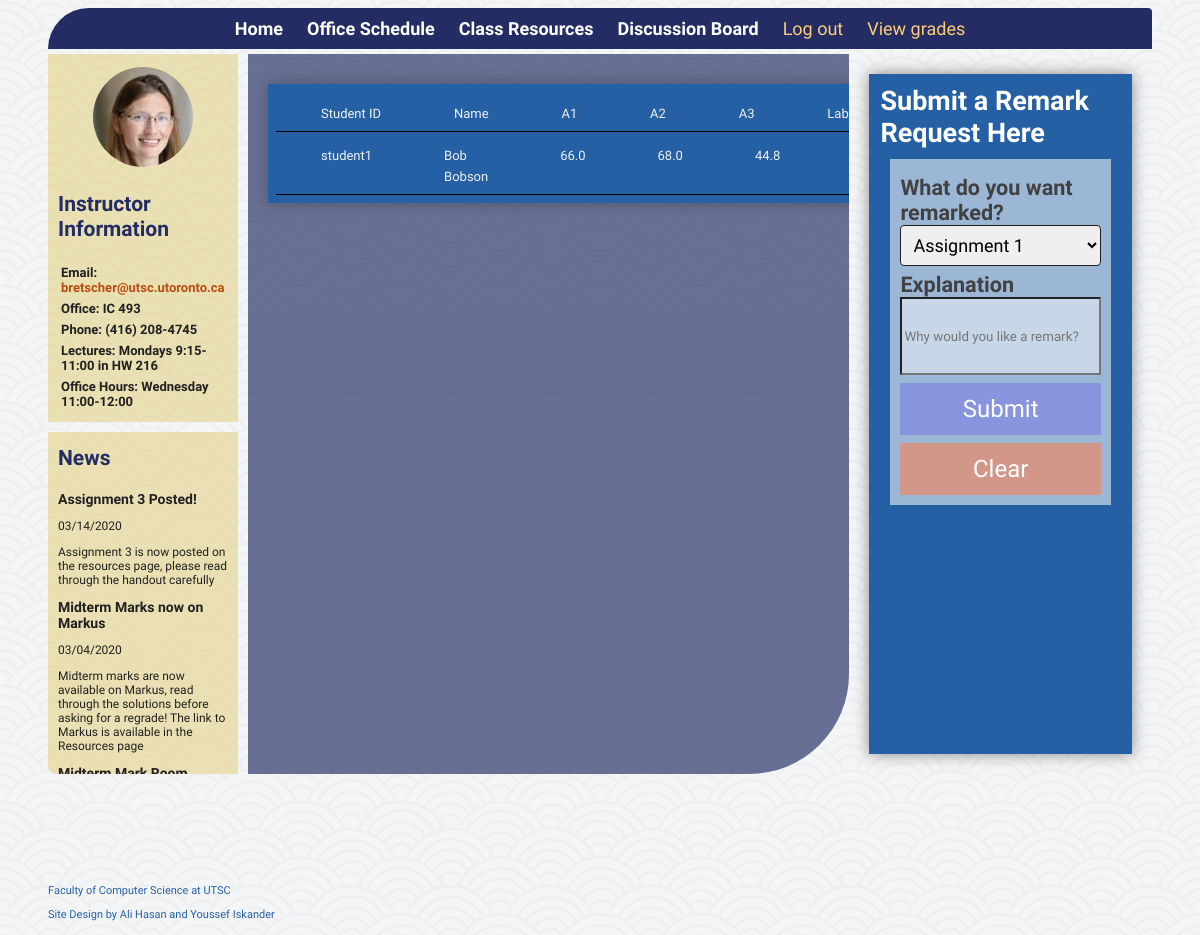
The page /marks (signed in) on the database as committed earlier.
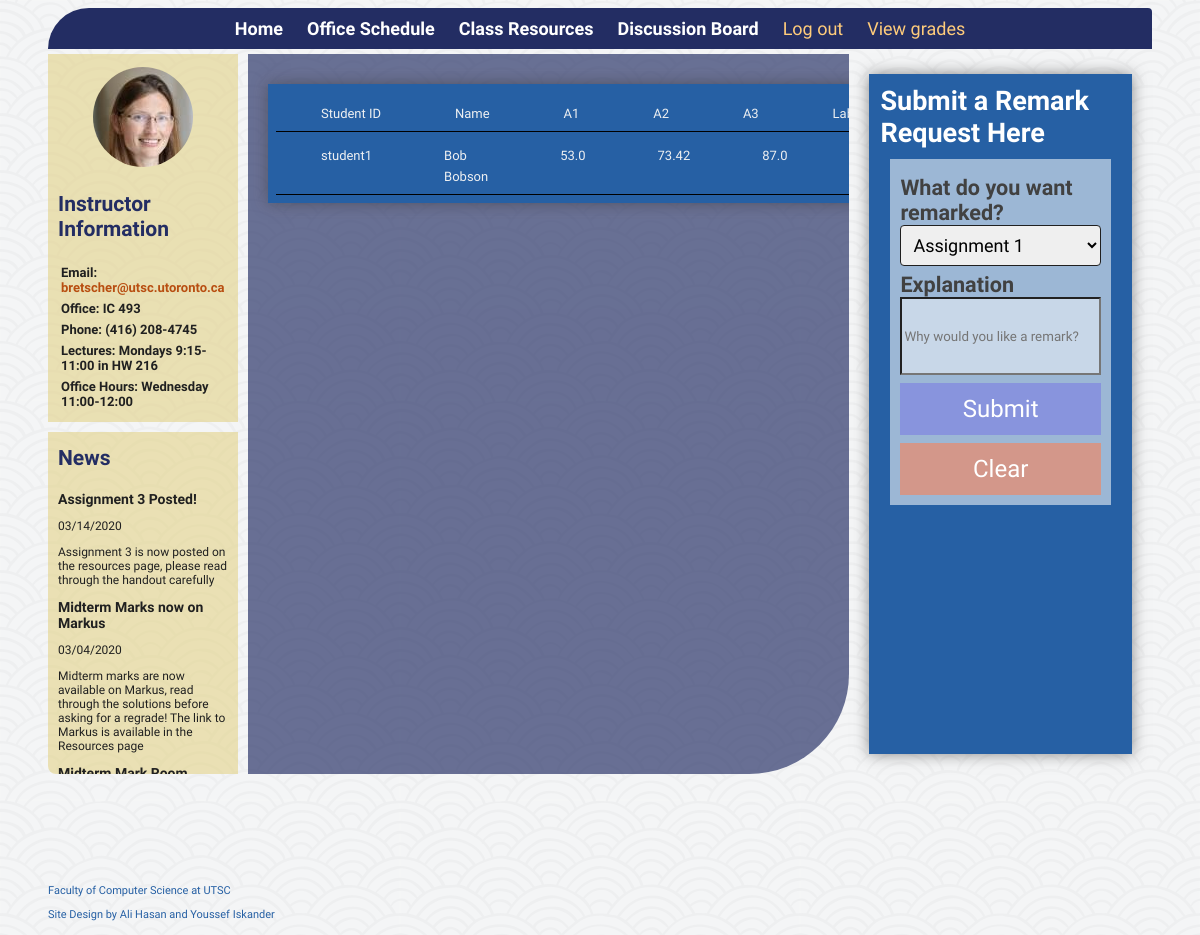
The same page on the database as committed later.
### tables this page shows
CREATE TABLE "students" (
	"SID"	TEXT UNIQUE,
	"Name"	TEXT,
	"A1"	REAL,
	"A2"	REAL,
	"A3"	REAL,
	"Midterm"	REAL,
	"Final"	REAL,
	"Labs"	REAL,
	PRIMARY KEY("SID")
);

### app.py (the view)
@app.route('/marks')
def marks():
    is_student = session.get('student')
    is_instructor = session.get('instructor')
    all_students = {}
    student_info = {}
    all_remarks = {}
    if is_instructor:
        student_list = db.session.query(Students).all()
        for student in student_list:
            all_students[student.SID] = student.__dict__
        remark_list = db.session.query(Remarks).all()
        for remark in remark_list:
            all_remarks[remark.request_id] = {
                'request_id': remark.request_id,
                'remark' : remark.remark,
                'explanation': remark.explanation,
                'request_user': remark.request_user
            }
    elif is_student:
        student = db.session.query(Students).get(session.get('ID'))
        student_info = student.__dict__
    return render_template('marks.html', student_info=student_info, is_student=is_student, all_students=all_students, all_remarks=all_remarks)

### templates/marks.html (shortened to what this page needs)
{% extends "base.html" %}
{% block head %}
<link rel="stylesheet" type="text/css" href="{{ url_for('static', filename='css/lectures.css') }}">
{% endblock %}
{% block content %}
<div class="content-child">
    <div id="table-row">
        <div class="table-content">
            <h7>Student ID</h7>
        </div>
        <div class="table-content">
            <h7>Name</h7>
        </div>
        <div class="table-content">
            <h7>A1</h7>
        </div>
        <div class="table-content">
            <h7>A2</h7>
        </div>
        <div class="table-content">
            <h7>A3</h7>
        </div>
        <div class="table-content">
            <h7>Labs</h7>
        </div>
    </div>
    {% if is_student == true %}
    <div id="table-row">
        <div class="table-content">
            <h7> {{ student_info['SID']}} </h7>
        </div>
        <div class="table-content">
            <h7> {{ student_info['Name']}} </h7>
        </div>
        <div class="table-content">
            <h7> {{ student_info['A1']}} </h7>
        </div>
        <div class="table-content">
            <h7> {{ student_info['A2']}} </h7>
        </div>
        <div class="table-content">
            <h7> {{ student_info['A3']}} </h7>
        </div>
        <div class="table-content">
        </div>
    </div>
    {% endif %}
    </div>
</div>
<div class="content-child" style="overflow: auto;">
{% if is_student == true %}
    <h2 class="content-title">Submit a Remark Request Here</h2>
    <form id="feedback-form" method="POST" action="/marks">
    <label for="remark">What do you want remarked?</label>
    <select id="visitor-category" name="remark">
        <option value="a1">Assignment 1</option>
    </select>
    <label for="comments">Explanation</label>
    <input type="text "id="comments" name="comments" placeholder="Why would you like a remark?" name="explanation" required>
    <input id="form-button" type="submit" value="Submit">
    <input id="form-button" type="button" onclick="clear_form('feedback-form')" value="Clear">
    </form>
{% endif %}
</div>
{% endblock %}

### templates/base.html (shortened to what this page needs)
<!DOCTYPE html>
<html>
<head>
	<link rel="stylesheet" type="text/css" href="{{ url_for('static', filename='css/scrollbar.css') }}">
	<link rel="stylesheet" type="text/css" href="{{ url_for('static', filename='css/index.css') }}">
	<link rel="stylesheet" type="text/css" href="{{ url_for('static', filename='css/form.css') }}">
	{% block head %}
	{% endblock %}
</head>
<body>
	<nav>
		<ul class="categories">
			<li class="cat_item">
				<a href="{{url_for('root')}}" class="cat_link">Home</a>
			</li>
			<li class="cat_item">
				<a href="{{url_for('calendar')}}" class="cat_link">Office Schedule</a>
			</li>
			<li class="cat_item">
				<a href="{{url_for('class_resources')}}" class="cat_link">Class Resources</a>
			</li>
			<li class="cat_item">
				<a href="https://piazza.com/class/k5l8ww7kz8l6f0" target="_blank" class="cat_link">Discussion Board</a></
			</li>
			<li class="cat_item">
				<a href="{{url_for('logout')}}">Log out</a>
			</li>
			<li class="cat_item">
				<a href="{{url_for('marks')}}">View grades</a>
			</li>
		</ul>
	</nav>
	<div id="main">
		<div id="sidebar">
			<div id="contact" class="sidebar-child">
				<h3 class="content-title" style="text-align: left;">Instructor Information</h3>
				<h4>Email: <a href="#">bretscher@utsc.utoronto.ca</a></h4>
				<h4>Office: IC 493</h4>
				<h4>Phone: (416) 208-4745</h4>
				<h4>Lectures:	Mondays 9:15-11:00 in HW 216</h4>
				<h4>Office Hours: Wednesday 11:00-12:00</h4>
				<img src="{{ url_for('static', filename='img/Anna_Bretscher.jpg') }}" style="order: -100">
			</div>
			<div id="news" class="sidebar-child">
				<h3 class="content-title" style="margin-top: 3px;">News</h3>
				<div class="news-item">
					<h4>Assignment 3 Posted!</h4>
					<p>03/14/2020</p>
					<p>Assignment 3 is now posted on the resources page, please read through the handout carefully</p>
				</div>
				<div class="news-item">
					<h4>Midterm Marks now on Markus</h4>
					<p>03/04/2020</p>
					<p>Midterm marks are now available on Markus, read through the solutions before asking for a regrade! The link to Markus is available in the Resources page</p>
				</div>
				<div class="news-item">
					<h4>Midterm Mark Room Assignment</h4>
				</div>
			</div>
		</div>
    <div id="content">
        {% block content %}
        {% endblock %}
    </div>
  <div id="footer">
	<p><a href="https://www.utsc.utoronto.ca/cms/faculty-of-computer-science">Faculty of Computer Science at UTSC</a></p>
	<p>Site Design by Ali Hasan and Youssef Iskander</p>
  </div>
</body>
</html>

### static/css/index.css (style rules this page uses)
body { font-family: 'Cabin Condensed', helvetica, arial, sans-serif; font-size: 18px; }
h4 { font-size: 14px; margin: 0px; }
h2 { margin: 0px; }
a { color: #ffcc7b; font-style: normal; text-decoration: none; }
li { padding: 0; margin: 0; }
nav { background-color: #232D63; border-radius: 100px 10px 0px 0px; margin-bottom: 5px; min-height: 5%; }
body { margin-left: 4%; margin-right: 4%; background-color: rgb(247, 244, 247); background-image: url('/static/img/seigaiha.png'); background-repeat: repeat; height: 100vh; }
#main { display: flex; color: #EEF0F2; margin-bottom: 10%; height: 90%; }
#sidebar { display: flex; flex-direction: column; justify-content: space-between; align-items: stretch; max-width: 15%; min-width: 200px; }
#sidebar img { border-radius: 50%; padding: 3px; width: 100px; height: 100px; align-self: center; }
.sidebar-child { background-color: #E1CE7A88; margin-right: 10px; padding: 10px; flex-basis: 50%; word-wrap: break-word; color: #202020; }
.sidebar-child a { color: #b84e11; }
.sidebar-child .content-title { color: #232D63; }
.sidebar-child:not(:first-child) { margin-top: 10px; }
.sidebar-child:last-child { border-radius: 0px 0px 0px 8px; }
#content { display: flex; flex-direction: row; flex-wrap: wrap; background-color: #232D63aa; width: 100%; padding: 10px 0px; border-radius: 0px 0px 100px 0px; overflow: auto; place-content: flex-start; }
.content-title { color: white; order: -1; width: 100%; text-align: left; font-family: 'Raleway', Arial, Helvetica, sans-serif; font-weight: 700; }
.content-child { padding: 1% 1%; flex-basis: 40%; margin: 20px; background-color: #2660A4; min-height: 100px; box-shadow: 0 0 14px rgba(66, 66, 66, 0.603); }
ul { list-style-type: none; }
.categories { padding: 10px 0%; margin: 0%; color: white; display: flex; justify-content: center; width: 100%; }
ul.categories { padding-right: 0%; text-align: center; }
li.cat_item { padding: 0px 1vw; }
a.cat_link { color: white; font-size: large; font-weight: 600; }
#contact { display: flex; flex-direction: column; justify-content: flex-start; order: -1; }
#contact h4 { font-size: 13px; margin: 3px; }
#news { overflow: auto; }
.news-item p { font-size: 12px; }
#footer { color: #2660A4; font-size: 11px; padding-bottom: 3px; }
#footer a { color: #2660A4; }
@media (max-width: 1212px) { #content { justify-content: space-evenly; align-content: flex-start; } }

### static/css/form.css (style rules this page uses)
#feedback-form { background-color: rgba(255, 255, 255, 0.547); color: #414141; padding: 10px; margin: 10px; display: flex; flex-flow: column wrap; flex: 90%; }
label { font-size: 1.2em; font-weight: 600; margin-top: 6px; }
#form-button { cursor: pointer; padding: 12px 20px; font-size: x-large; font-family: 'Cabin'; border: none; margin-top: 8px; }
input[type=submit] { background-color: #3700ff31; color: #FFF; }
input[value=Clear] { background-color: rgba(255, 127, 80, 0.555); color: #FFF; }
#comments { height: 50%; flex: 6vw; font-family: Cabin; color: rgba(52, 52, 54, 0.904); background-color: rgba(255, 255, 255, 0.445); }
#visitor-category { font-size: 1em; font-family: Cabin; border: 1px solid #202020; border-radius: 4px; padding: 8px; }

### static/css/lectures.css (style rules this page uses)
#table-row { display: flex; text-align: left; padding: 0.5em; border-bottom: 1px solid black; margin: 2px; justify-content: space-between; }
.table-content { padding: 0em 2em; }
h7 { font-size: 13px; }

Rows that differ between the two databases and show on the page:
changed students "student1": A1 "66.0" → "53.0"; A2 "68.0" → "73.42"; A3 "44.8" → "87.0"
